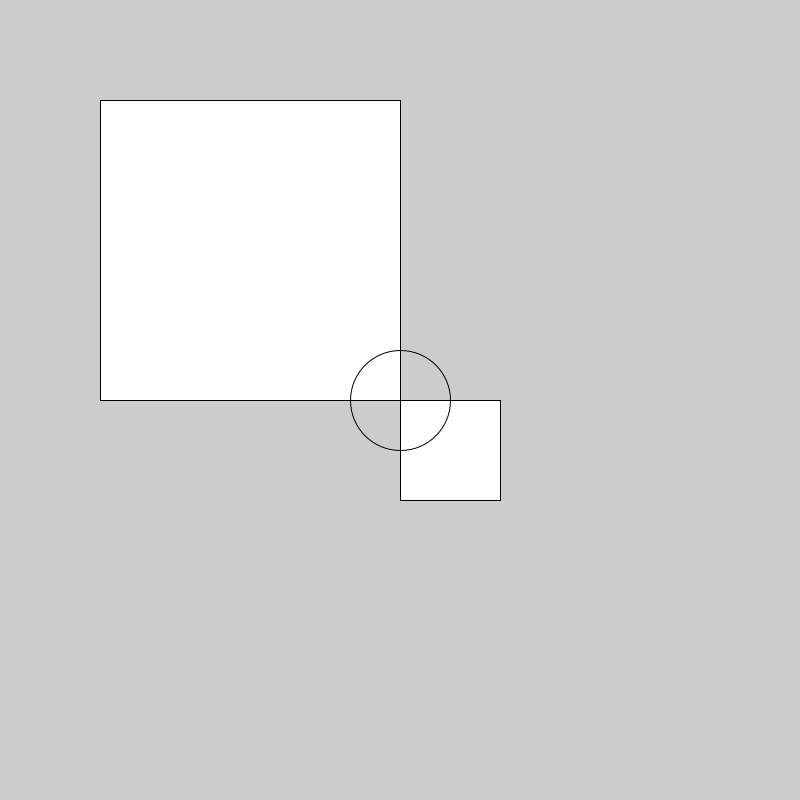
Frame 1 (no input)
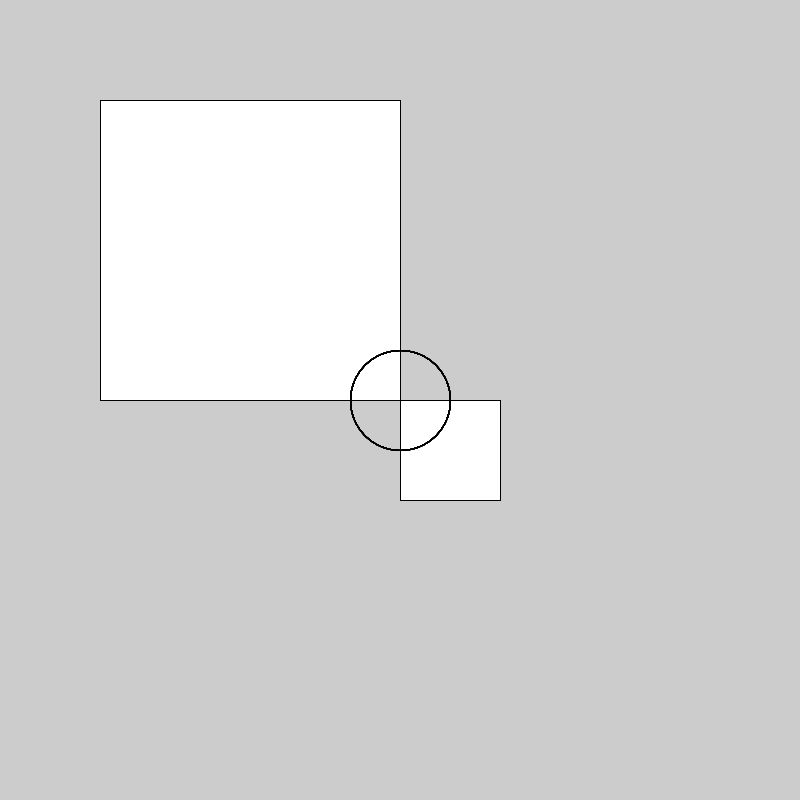
Frame 60 (the mouse pressed at the canvas centre just before this capture)
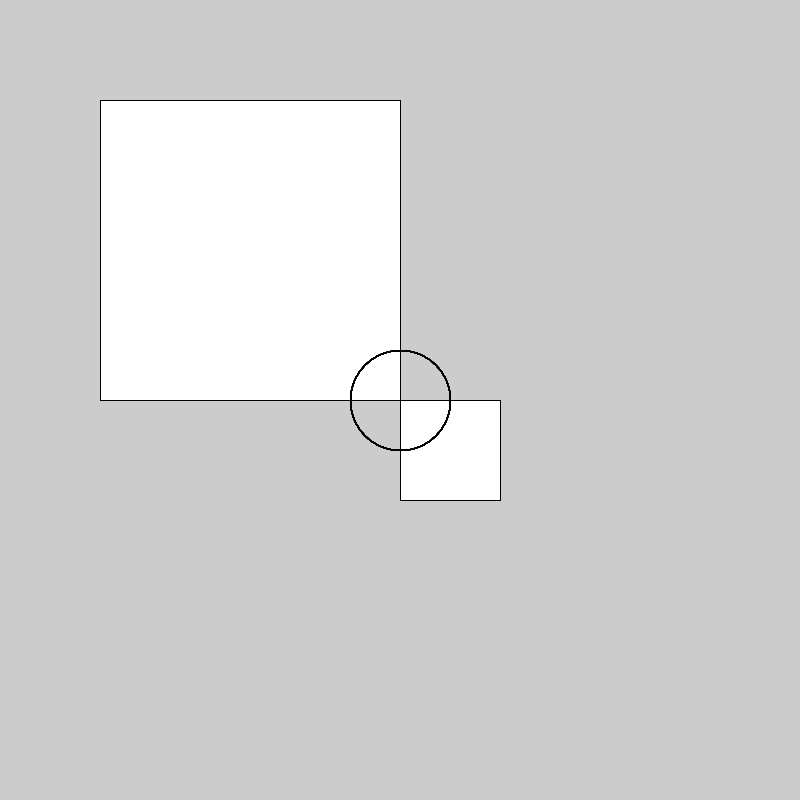
Frame 120 (the mouse held since frame 60 and released just before this capture)

The Processing sketch that drew these frames (run headless with seeded random() and noise(); from frame 60 on, the mouse is pressed at the canvas centre):

// Processing sketch: cusomtRect1
// ── cusomtRect1.pde
//global scope  -  built-in function
//give them all an initial value
float x = 0, y = 0, w = 0, h = 0;
//or float x = 0, y = 0;
//float w = 0, h = 0;

//function call
void setup() {
  size(800, 800); //function called size expecting argument type float/int?
  x = 100;
  y = 100;
  y = 100;
  w = h = 300; //right to left
}
//function defintion
void draw() {
  rect(x, y, w, h);
  myRect(400,400,100,100);
  noFill(); //turn off fill for ellipse to see underlying shape
  myEllipse(400,400,100,100);
}

// ── myEllipse.pde
void myEllipse(float x, float y, float diamX, float diamY) {
  ellipse(x, y, diamX, diamY);
}

// ── myRect.pde
// parametrize custom function by passing in custom values
//variables declared in the head of the function are local and hidden from the global
//must declare type
void myRect(float x,float y, float w,float h){
rect(x,y,w,h);
}
